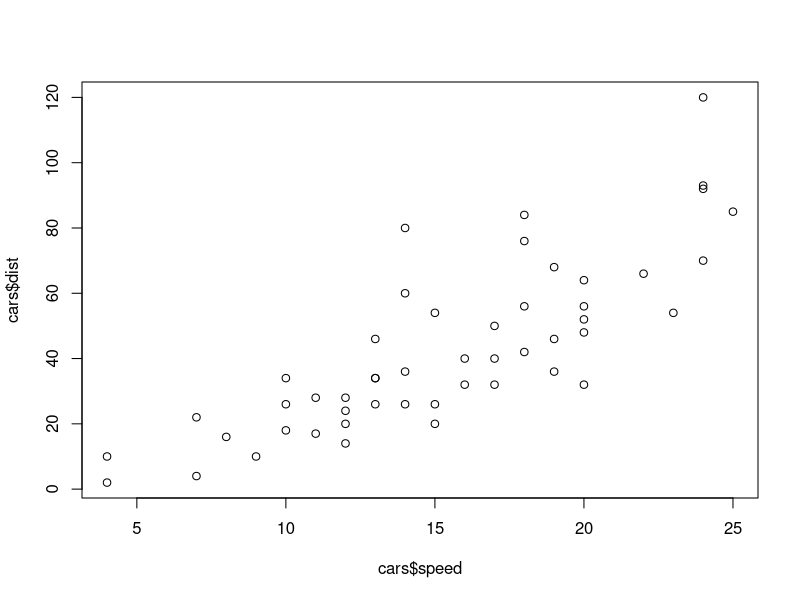
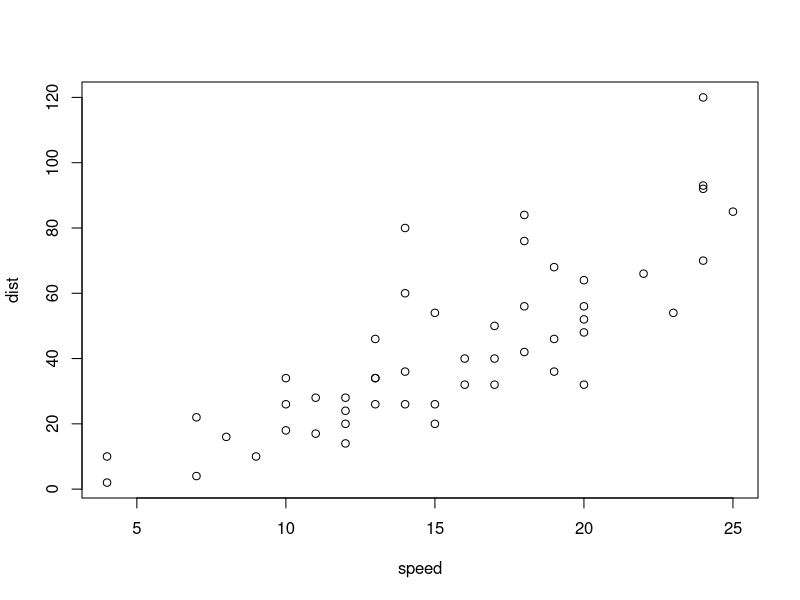
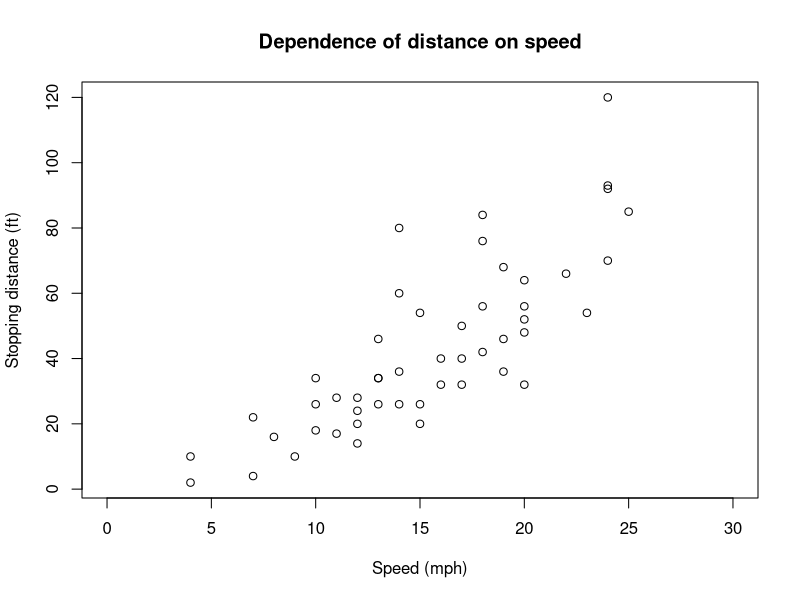
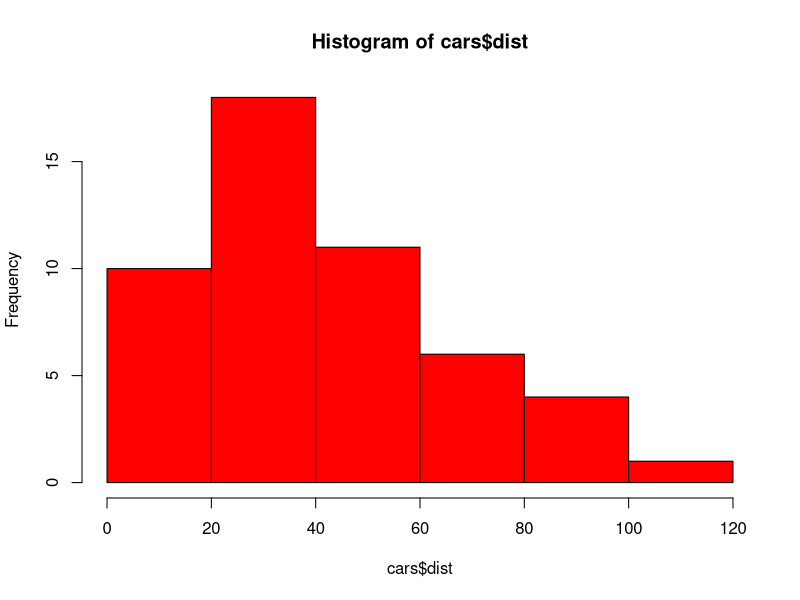
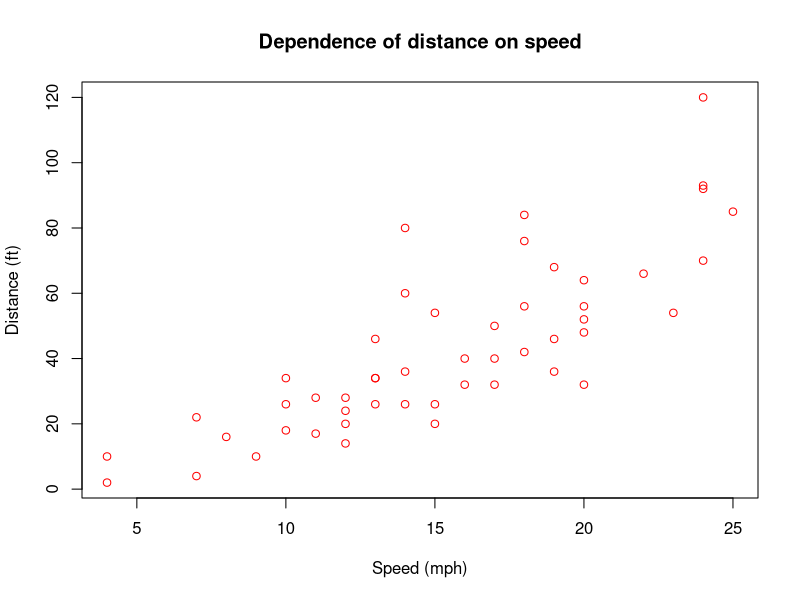
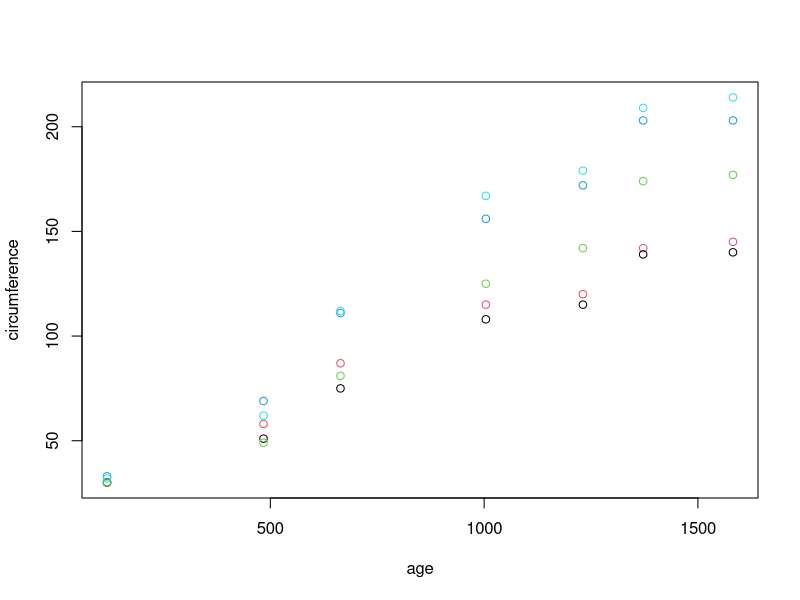

Here is the R script that generated these plots, in order:
# The plotting figures in R

cars

cars$speed
cars$dist

plot (x = cars$speed, y = cars$dist)

plot (dist ~ speed, data = cars)  # formula interface: y ~ x, data

plot (dist ~ speed, data = cars, main = 'Dependence of distance on speed',
      xlab = 'Speed (mph)', ylab = 'Stopping distance (ft)',
      xlim = c(0, 30))

hist (cars$dist, col = 'red')

plot (dist ~ speed, data = cars, type = 'n', axes = FALSE, ann = FALSE)
points (dist ~ speed, data = cars, col = 'red')
# text (dist ~ speed, data = cars)
axis (1)
axis (2)
box ()
title (main = 'Dependence of distance on speed', xlab = 'Speed (mph)', ylab = 'Distance (ft)')

#Orange
jpeg (filename = 'Orange_scatterplot.jpeg', 
      width = 8, height = 6, units = 'in', res = 300)
plot (circumference ~ age, data = Orange, col = Orange$Tree)
dev.off ()
